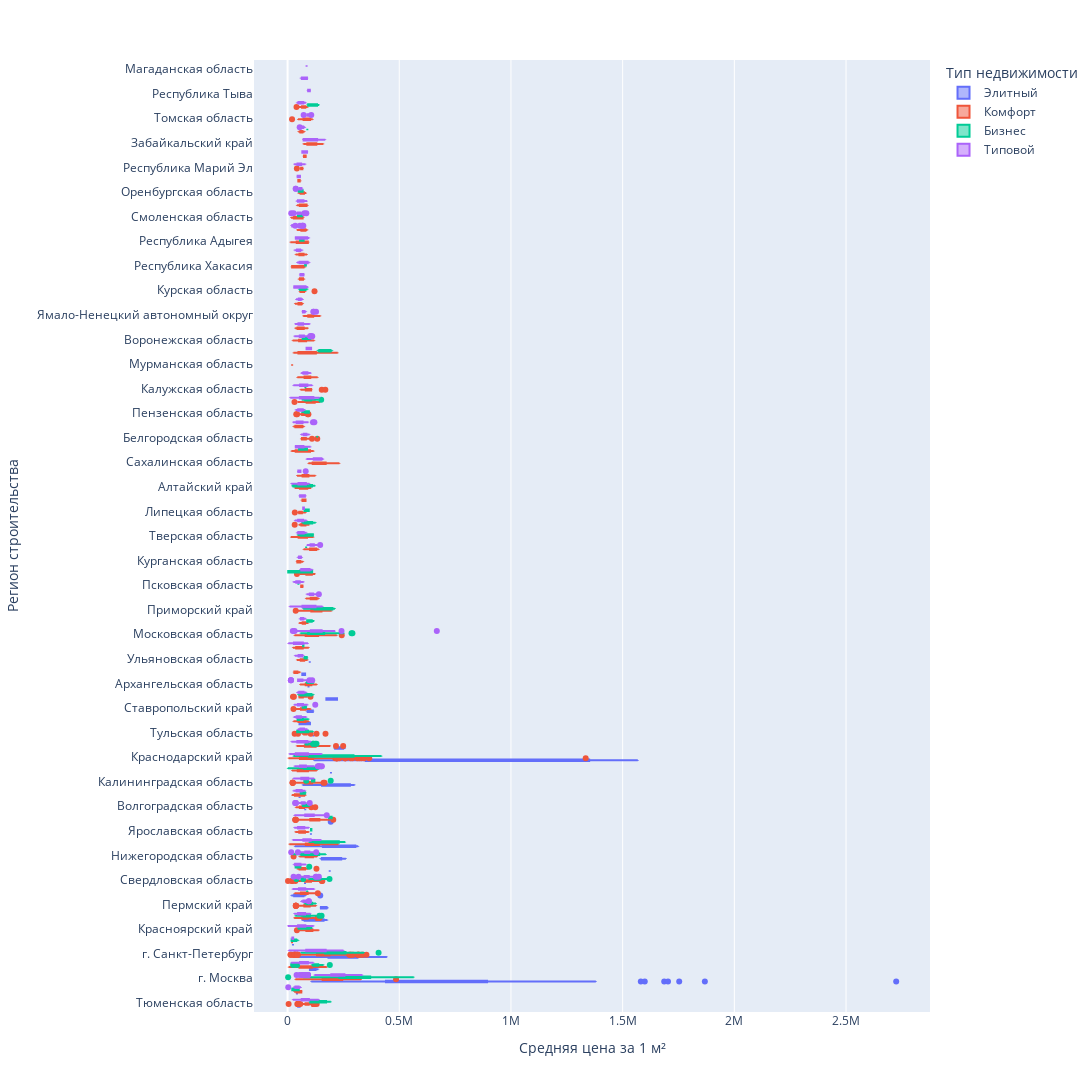

The notebook cell saved with this chart:
### Markdown cell above
#### Цена за квадратный номер

### Code cell
fig = px.box(data_clean, x='Средняя цена за 1 м²', y='Регион строительства', color='Тип недвижимости', width=1200, height=3000, )
fig.show()

### Figure 1 — Plotly figure (JSON) as saved in the notebook; plotly's stock layout.template omitted (floating-point values rounded to 4 significant figures; data arrays with more than 128 entries replaced by an {"elided": "..."} marker saying what was removed)
{"data": [{"alignmentgroup": "True", "hovertemplate": "Тип недвижимости=Элитный<br>Средняя цена за 1 м²=%{x}<br>Регион строительства=%{y}<extra></extra>", "legendgroup": "Элитный", "marker": {"color": "#636efa"}, "name": "Элитный", "notched": false, "offsetgroup": "Элитный", "orientation": "h", "showlegend": true, "type": "box", "x": {"elided": "194 int values"}, "x0": " ", "xaxis": "x", "y": {"elided": "194 str values"}, "y0": " ", "yaxis": "y"}, {"alignmentgroup": "True", "hovertemplate": "Тип недвижимости=Комфорт<br>Средняя цена за 1 м²=%{x}<br>Регион строительства=%{y}<extra></extra>", "legendgroup": "Комфорт", "marker": {"color": "#EF553B"}, "name": "Комфорт", "notched": false, "offsetgroup": "Комфорт", "orientation": "h", "showlegend": true, "type": "box", "x": {"elided": "3806 int values"}, "x0": " ", "xaxis": "x", "y": {"elided": "3806 str values"}, "y0": " ", "yaxis": "y"}, {"alignmentgroup": "True", "hovertemplate": "Тип недвижимости=Бизнес<br>Средняя цена за 1 м²=%{x}<br>Регион строительства=%{y}<extra></extra>", "legendgroup": "Бизнес", "marker": {"color": "#00cc96"}, "name": "Бизнес", "notched": false, "offsetgroup": "Бизнес", "orientation": "h", "showlegend": true, "type": "box", "x": {"elided": "731 int values"}, "x0": " ", "xaxis": "x", "y": {"elided": "731 str values"}, "y0": " ", "yaxis": "y"}, {"alignmentgroup": "True", "hovertemplate": "Тип недвижимости=Типовой<br>Средняя цена за 1 м²=%{x}<br>Регион строительства=%{y}<extra></extra>", "legendgroup": "Типовой", "marker": {"color": "#ab63fa"}, "name": "Типовой", "notched": false, "offsetgroup": "Типовой", "orientation": "h", "showlegend": true, "type": "box", "x": {"elided": "2696 int values"}, "x0": " ", "xaxis": "x", "y": {"elided": "2696 str values"}, "y0": " ", "yaxis": "y"}], "layout": {"boxmode": "group", "height": 3000, "legend": {"title": {"text": "Тип недвижимости"}, "tracegroupgap": 0}, "margin": {"t": 60}, "width": 1200, "xaxis": {"anchor": "y", "domain": [0, 1], "title": {"text": "Средняя цена за 1 м²"}}, "yaxis": {"anchor": "x", "domain": [0, 1], "title": {"text": "Регион строительства"}}}}
